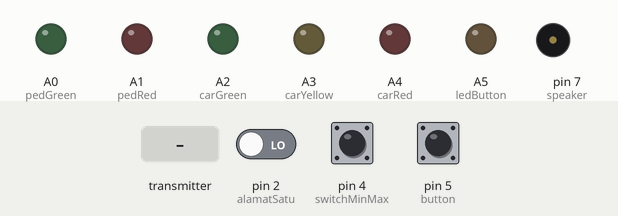
A sketch run on a simulated Arduino Uno, built with avr-gcc and run on an emulated ATmega328P. Parts: output pins drawn as LEDs (lit = HIGH), buzzer (waves = sounding, pin HIGH). The inputs (shaded band) are chosen by the test bench; at power-on: pin 5 (button) LOW, pin 2 (alamatSatu) LOW, pin 4 (switchMinMax) HIGH. No radio packets arrive unless stated; the audio player accepts every command and is not drawn.

Above: at 2.2 s.
2.3 s: pin 5 (button) pulled HIGH for 0.15 s
At 3.6 s:
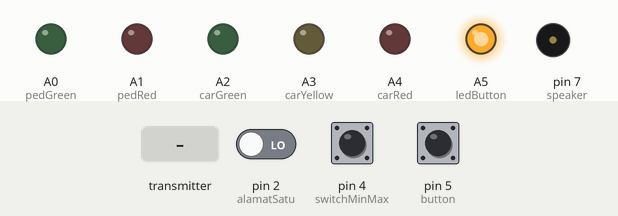
5.4 s: the transmitter starts sending dataMasuk.0 = 0
At 6.5 s:
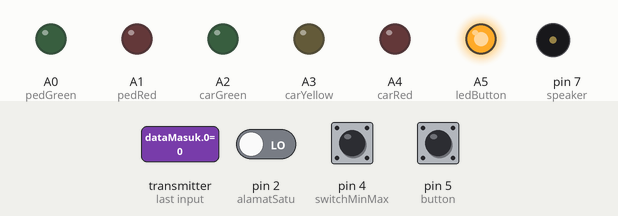
Timing chart, 0 to 8.4 s (numbered marks = the images above; inputs shaded):
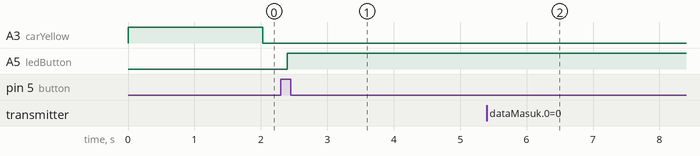

Measured:
- after the input at 2.3 s, A3 (carYellow): stays LOW (without the input it goes to HIGH after 0.73 s); A5 (ledButton): LOW → HIGH after 0.10 s
- after the input at 5.4 s, A3 (carYellow): stops changing and stays LOW; A5 (ledButton): stays HIGH (without the input it goes to LOW after 1.6 s)

The sketch:

pel-cross-a1ps-slave-mp3.ino
```cpp
#include <SPI.h>
#include <nRF24L01.h>
#include <RF24.h>
#include <Wire.h>
#include <SoftwareSerial.h>
#include <DFPlayer_Mini_Mp3.h>

#define MIN 0
#define MAX 1

SoftwareSerial mp3(0, 1); // RX, TX

RF24 radio(9, 10); // CE, CSN

const int button = 5;
const int ledButton =  A5; // desain lama D6/6
const int speaker = 7;

const int alamatSatu = 2;
//const int alamatDua = 3;
const int switchMinMax = 4;

const int pedRed = A1;
const int pedGreen = A0;
const int carRed = A4;
const int carYellow = A3;
const int carGreen =  A2;

byte address = 225;

bool buttonState = 0;
bool minMaxState = MIN;
bool ledState = 0; // status enable tombol penyebrangan

byte counterSinyalLost = 0;
const byte batasSinyalLost = 4;


unsigned int count = 0;
unsigned long prevMillis = 0;
unsigned long curMillis = 0;
unsigned long hitMillis = 0;
const long interval = 1000;
int kuning = 1;

int sentMessage[1];
int dataMasuk[1] = {0};

//modul mp3
byte volume = 30;
byte trackMulai = 2;
byte trackStop = 30;  // track kendaraan berhenti
byte trackCD = 31;    // track waktu tunggu
byte trackA = 29;     // track pedestrian
byte trackB = 23;     // track pedestrian

//speaker
int length = 2; // the number of notes
char notes[] = "bg"; // a space represents a rest
int beats[] = { 1, 1};
int tempo = 100;

void setup() {
  pinMode(button, INPUT);
  pinMode(ledButton, OUTPUT);
  pinMode(speaker, OUTPUT);
  pinMode(alamatSatu, INPUT);
//  pinMode(alamatDua, INPUT);
  pinMode(switchMinMax, INPUT);
  pinMode(pedRed, OUTPUT);
  pinMode(pedGreen , OUTPUT);
  pinMode(carRed , OUTPUT);
  pinMode(carYellow , OUTPUT);
  pinMode(carGreen , OUTPUT);

  digitalWrite(button, LOW);
  digitalWrite(carYellow, HIGH);

  if (digitalRead(alamatSatu) == 1) {address = 224;}
//  else if (digitalRead(alamatDua) == 1) {address = 223;}
  minMaxState = digitalRead(switchMinMax);

// print serial dimatikan karena port digunakan untuk Audio
//  Serial.begin(9600);

  mp3.begin(9600);
  while (!mp3) {
      //wait for serial port to connect.
  }
  mp3_set_serial(mp3);
  delay(10);
  mp3_reset();
  delay(1000);
  mp3_set_volume(volume);
  delay(10);

  mode_receive();
}

void loop() {
  buttonState = digitalRead(button);
//  Serial.print("button state: ");
//  Serial.println(buttonState);

  if ( buttonState == HIGH ) {
    delay(100);
    buttonState = digitalRead(button);
    if ( buttonState == HIGH ) {
      tombolLED_on();
      mode_transmit();

      kirim_data(1);
      delay(300);

      mode_receive();

      tombol_ditekan();
    }
  }

  if ( terima_data() != 0 && dataMasuk[0] != 1000 ) {
    tombolLED_on();
    Serial.println("perintah masuk");
    tombol_ditekan();
  }

  hitungMillis();
}


//******** FUNGSI-FUNGSI ************//

void hitungMillis()
{
  curMillis = millis();

  if ( curMillis - prevMillis > interval ) {
    kuning_flashing();
    hitMillis = hitMillis + 1;
    prevMillis = curMillis;
  }
}

void kuning_flashing()
{
  if ( kuning == 0 ) {
    digitalWrite(carYellow,LOW);
    kuning = 1;
    Serial.print(hitMillis);
    Serial.println(" OFF");
    Serial.print("alamat: ");
    Serial.println(address);
  }
  else {
    digitalWrite(carYellow,HIGH);
    kuning = 0;
    Serial.print(hitMillis);
    Serial.println(" ON");
  }
}

void tombolLED_on()
{
  digitalWrite(ledButton, HIGH);
  ledState = 1;
  buttonState = 1;
}

void tombolLED_off()
{
  digitalWrite(ledButton, LOW);
  ledState = 0;
  buttonState = 0;
}

void mode_transmit()
{
  if (digitalRead(alamatSatu) == 1) {address = 224;}
  else { address = 225; }

  radio.begin();

  minMaxState = digitalRead(switchMinMax);

  radio.openWritingPipe(address);
  if ( minMaxState == MIN ) {
    radio.setPALevel(RF24_PA_MIN);
    Serial.print("min max State: ");
    Serial.println(minMaxState);
  } else {
    radio.setPALevel(RF24_PA_MAX);
    Serial.print("min max State: ");
    Serial.println(minMaxState);
  }
  radio.stopListening();
}

void kirim_data(int isiData)
{
  sentMessage[0] = isiData;
  radio.write(sentMessage, 2);

  Serial.print("hello ");
  Serial.println(count);
  Serial.print("sent Message:  ");
  Serial.println(sentMessage[0]);
}

void mode_receive()
{
  if (digitalRead(alamatSatu) == 1) {address = 224;}
  else { address = 225; }

  radio.begin();

  minMaxState = digitalRead(switchMinMax);

  radio.openReadingPipe(0, address);
  if ( minMaxState == MIN ) {
    radio.setPALevel(RF24_PA_MIN);
    Serial.print("min max State: ");
    Serial.println(minMaxState);
  } else {
    radio.setPALevel(RF24_PA_MAX);
    Serial.print("min max State: ");
    Serial.println(minMaxState);
  }
  radio.startListening();
}

int terima_data()
{

  dataMasuk[0] = 0;
  if (radio.available()) {

    counterSinyalLost = 0;

    radio.read(dataMasuk, 2);

    Serial.print(dataMasuk[0]);
    Serial.print(" ");
    count += 1;
    Serial.print(count);
    Serial.print(" ");
  }

  return dataMasuk[0];
}

//*********Buzzer*******
void playTone(int tone, int duration) {
  for ( long i = 0; i < duration * 1000L; i += tone * 2 ) {
    digitalWrite(speaker, HIGH);
    delayMicroseconds(tone);
    digitalWrite(speaker, LOW);
    delayMicroseconds(tone);
  }
}

void playNote(char note, int duration) {
  char names[] = { 'c', 'd', 'e', 'f', 'g', 'a', 'b', 'C' };
  int tones[] = { 1915, 1700, 1519, 1432, 1275, 1136, 1014, 956 };

  // play the tone corresponding to the note name
  for ( int i = 0; i < 8; i++ ) {
    if ( names[i] == note ) {
      playTone(tones[i], duration);
      delay(200);
    }
  }
}

void suara_counter()
{
  playNote(notes[1], 200);
  delay(tempo / 1);
}

void suara_hijau_awal()
{
//  playNote(notes[0], 200);
//    delay(tempo / 1);
//  playNote(notes[1], 200);
//    delay(tempo / 1);

  mp3_play(trackA);
  delay(350);
  mp3_stop();
  delay(150);
  mp3_play(trackB);
  delay(350);
  mp3_stop();
}

void suara_hijau_akhir()
{
//  playNote(notes[0], 100);
//    delay(tempo / 0.5);
//  playNote(notes[1], 100);
//    delay(tempo / 0.5);
  mp3_play(trackA);
  delay(200);
  mp3_stop();
  delay(300);
  mp3_play(trackB);
  delay(200);
  mp3_stop();
}

void tombol_ditekan()
{
  do{
    switch ( terima_data() ) {
      case 100:
        tombolLED_on();
        Serial.println("Tombol Ditekan");
      break;
      case 1000 :
        Serial.println("Semua Padam");

        digitalWrite(pedRed, LOW);
        digitalWrite(pedGreen, LOW);
        digitalWrite(carRed, LOW);
        digitalWrite(carYellow, LOW);
        digitalWrite(carGreen, LOW);

        tombolLED_off();
      break;
      case 10 :
        Serial.println("Kendaraan Padam");

        digitalWrite(carRed, LOW);
        digitalWrite(carYellow, LOW);
        digitalWrite(carGreen, LOW);
      break;
      case 11 :
        Serial.println("Kendaraan Merah");

        digitalWrite(carRed, HIGH);
        digitalWrite(carYellow, LOW);
        digitalWrite(carGreen, LOW);
      break;
      case 12 :
        Serial.println("Kendaraan Kuning");

        digitalWrite(carRed, LOW);
        digitalWrite(carYellow, HIGH);
        digitalWrite(carGreen, LOW);

        mp3_play(trackStop);
      break;
      case 13 :
        Serial.println("Kendaraan Hijau");

        digitalWrite(carRed, LOW);
        digitalWrite(carYellow, LOW);
        digitalWrite(carGreen, HIGH);

        digitalWrite(pedRed, HIGH);
        digitalWrite(pedGreen, LOW);
      break;
      case 14 :
        Serial.println("Kendaraan Merah Kuning");
        digitalWrite(carRed, HIGH);
        digitalWrite(carYellow, HIGH);
        digitalWrite(carGreen, LOW);
      break;
      case 20 :
        Serial.println("Pedestrian Padam");

        digitalWrite(pedRed, LOW);
        digitalWrite(pedGreen, LOW);
      break;
      case 21 :
        Serial.println("Pedestrian Merah");

        digitalWrite(pedRed, HIGH);
        digitalWrite(pedGreen, LOW);
      break;
      case 23 :
        Serial.println("Pedestrian Hijau");

        digitalWrite(pedRed, LOW);
        digitalWrite(pedGreen, HIGH);

        digitalWrite(carRed, HIGH);
        digitalWrite(carGreen, LOW);
      break;
      case 30 :
       //suara mulai lewat modul mp3
       Serial.println("play Suara mulai");

      break;
      case 31 :
        //suara ketika counterdown waktu tunggu aktif
        Serial.println("play Suara counterdown");

        //suara_counter();
        mp3_play(trackCD);
      break;
      case 32 :
        //suara ketika pedestrian ketika menyebrang
        Serial.println("play Suara hijau awal");

        suara_hijau_awal();
      break;
      case 33 :
        // suara ketika pedestrian sisa 5 detik
        Serial.println("play Suara hijau akhir");
        suara_hijau_akhir();
      break;
      case 40 :
        // ketika all Red kendaraan stop
        mp3_play(trackStop);
      break;
      default:
        curMillis = millis();

        if ( curMillis - prevMillis > interval ) {
          counterSinyalLost = counterSinyalLost + 1;
          prevMillis = curMillis;
           Serial.print("counter sinyal lost: ");
           Serial.println(counterSinyalLost);

          if ( counterSinyalLost > batasSinyalLost ) {
            counterSinyalLost = 0;
            Serial.println("Semua Padam");

            digitalWrite(pedRed, LOW);
            digitalWrite(pedGreen, LOW);
            digitalWrite(carRed, LOW);
            digitalWrite(carYellow, LOW);
            digitalWrite(carGreen, LOW);

            tombolLED_off();
          }
        }
      break;
    }

  } while ( ledState == 1 );
}
```
